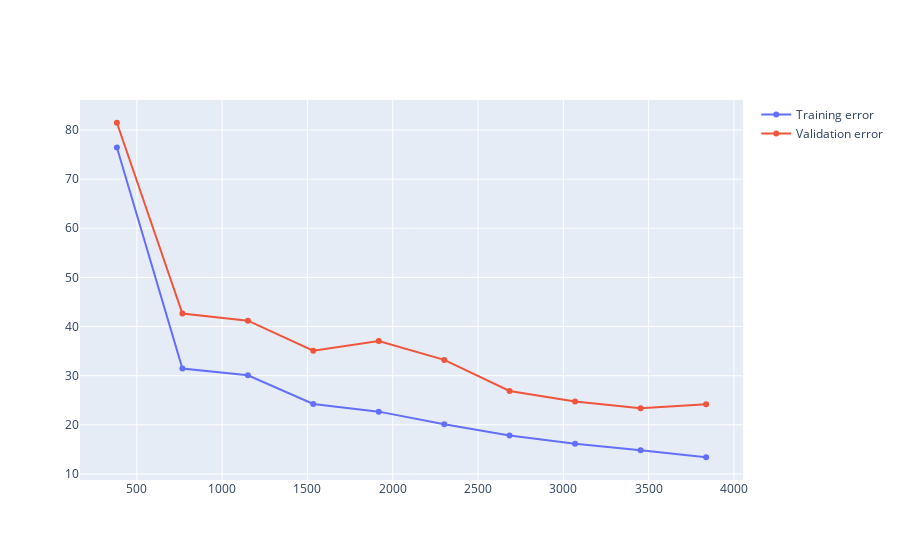

The code cell stored with this chart in its notebook:
### Markdown cell above
#### Step 6: Evaluate the Model with Learning Curves

### Code cell
train_sizes, train_scores, valid_scores = learning_curve(
    model, X_train, y_train, train_sizes=np.linspace(0.1, 1, 10), cv=5, scoring='neg_root_mean_squared_error')

fig = go.Figure()
fig.add_trace(go.Scatter(x=train_sizes, y=-np.mean(train_scores, axis=1), name='Training error'))
fig.add_trace(go.Scatter(x=train_sizes, y=-np.mean(valid_scores, axis=1), name='Validation error'))
fig.show()

### Figure 1 — Plotly figure (JSON) as saved in the notebook; plotly's stock layout.template omitted (floating-point values rounded to 4 significant figures)
{"data": [{"name": "Training error", "type": "scatter", "x": [383, 767, 1151, 1534, 1918, 2302, 2685, 3069, 3453, 3837], "y": [76.46, 31.47, 30.08, 24.23, 22.68, 20.11, 17.8, 16.15, 14.83, 13.4]}, {"name": "Validation error", "type": "scatter", "x": [383, 767, 1151, 1534, 1918, 2302, 2685, 3069, 3453, 3837], "y": [81.48, 42.63, 41.19, 35.08, 37.07, 33.21, 26.89, 24.77, 23.35, 24.19]}], "layout": {}}
